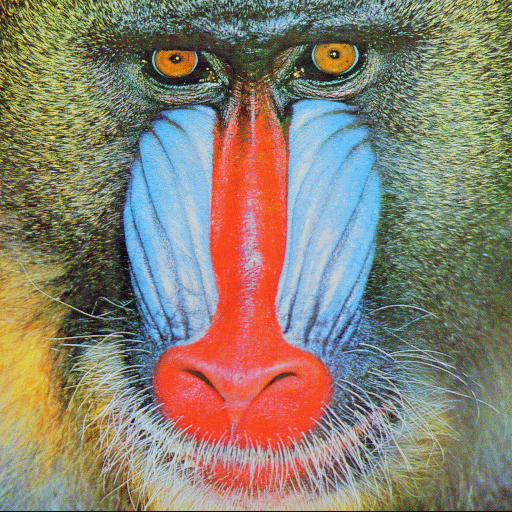
#> input picture content/DTC/Baboon.512.ppm, 512 x 512 px, found by its file name
$ jupyter execute --allow-errors TP2_cps_1.ipynb
#> lines starting #> are read from the running program, lines starting #| are printed output that depends on the picture
# RAISE.OSIA.IMAGE: ADVANCED PROCESSING

[cell 1]
import numpy as np
from skimage import io
import matplotlib.pyplot as plt
import matplotlib.image as mpimg
import pickle

### Instructions

This assignment is to be completed individually or in pairs. A report is expected and must be submitted to the designated repository in MLS by the end of the second slot on October 14 at 5 p.m.</br>
The expected document is a Notebook or code+pdf report, the evaluation will take into account:
- use the image processing tools covered in class,
- illustration of results with visualization tools,
- take a step back and analyze the results.

### Objectives

The objectives of this practical assignment are multiple:
- to develop a lossy image compression algorithm that offers the best compromise between compression ratio and distortion
- to use basic ML methods to classify images based on well chosen features

1. Starting from a series of images in PPM format, propose a unique algorithm that allows all these images to be compressed with loss
while controlling distortion.
    1. Helps:
        1. Color spaces don't have same dynamics, use `np.clip()`, `.astype(np.uint8)` $\dots$
        1. You can use the dct: `from scipy.fftpack import dct` the direct DCT is `type=2`, the inverse DCT is `type=3`, to be fully reversible use `norm="ortho"`. Don't forget DCT is separable!
        1. You must save your compressed image in binary file not using image file format (JPEG, PNG, otherwise you will recompress it), use pickle!
        1. Don't try to save floating point numbers, to have better coding (without using Huffman code for instance) use `np.int16` for 16 bit unsigned integer for instance
    1. Illustrates your parameters tuning with plots and compare it with JPEG compression,  compression rate (original image size/ compressed image size in bits) vs. distortion PSNR, $\dots$
        1. The byte size of a file can be computed using `os.path.getsize("/path/to/myfile")`

[cell 2]
import imageio.v3 as iio
from scipy.fftpack import dct, idct


# Leer imagen en formato PPM
image = io.imread("/content/Baboon.512.ppm")
#> image is the input picture: shape (512, 512, 3); mean R, G, B 137.3, 128.9, 113.1
img = np.array(image)
# Mostrarla
plt.imshow(img)
plt.axis("off")  # quitar ejes
plt.show()

Paso a formato YCbCr

[cell 3]
from skimage.color import rgb2ycbcr, ycbcr2rgb
img_ycbcr = rgb2ycbcr(img)
#> img_ycbcr: shape (512, 512, 3) float64; mean of channels 0, 1, 2 127.3, 119.8, 132.8
plt.imshow(img_ycbcr[:,:,0])
plt.axis('off')
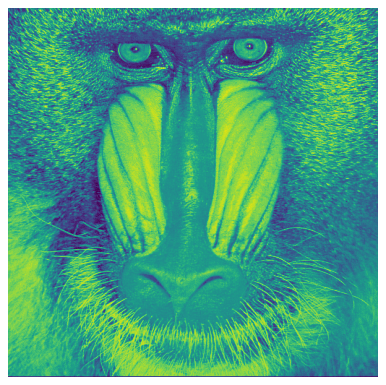
#> figure drawn by matplotlib, 1 panel

[cell 4]
from scipy.fftpack import dct, idct

def dct2(block):
    return dct(dct(block.T, norm='ortho', type=2).T,norm='ortho', type=2)

def idct2(block):
    return dct(dct(block.T, norm='ortho', type=3).T,norm='ortho', type=3)


# [24 lines left out: functions block_dct, block_idct, not called in this run]

def encoded_matrix_dct(channel, q, block_size=8):
  h, w = channel.shape
  dct_blocks = np.zeros_like(channel, dtype=np.float32)
  encoded_blocks= np.empty((h//block_size, w//block_size), dtype=object) # Changed from list to numpy array
  for i in range(0, h, block_size):
    encoded_line =[]
    for j in range(0, w, block_size):
        block = channel[i:i+block_size, j:j+block_size]
        block = block - 125
        dct_block = dct2(block)
        quantized_block = np.round(dct_block / q)
        dct_blocks[i:i+block_size, j:j+block_size] = quantized_block
        encoded_blocks[i//block_size, j//block_size] = encode_matrix(quantized_block) # Changed index to integer division

  return encoded_blocks

def encoded_matrix_idct(img, e_matrix, q, block_size=8):
  image = np.zeros_like(img)
  for i in range(e_matrix.shape[0]):
    for j in range(e_matrix.shape[1]):
      encoded_block = e_matrix[i:i+block_size, j:j+block_size]
      matriz_decoded = decode_matrix(e_matrix[i,j])
      dequantized_block = matriz_decoded * q
      image_block = idct2(dequantized_block)
      image_block = image_block + 128
      image[i*block_size:(i+1)*block_size, j*block_size:(j+1)*block_size] = image_block # Fixed indexing for image reconstruction
  return np.clip(image, 0, 255).astype(np.uint8)

# Fonctions pour encoder et décoder une matrice 8x8

[cell 5]
def zigzag(matrix):
    """
    Parcourt une matrice n x n en zigzag (diagonales alternées).
    Reçoit un tableau carré et renvoie un vecteur 1D avec les éléments
    dans l'ordre zigzag (en commençant par (0,0), (0,1), (1,0), ...).
    """
    a = np.asarray(matrix)
    if a.ndim != 2 or a.shape[0] != a.shape[1]:
        raise ValueError("La matriz debe ser cuadrada (n x n).")
    n = a.shape[0]
    out = []
    for s in range(2 * n - 1):
        if s % 2 == 0:
            i = min(s, n - 1)
            i_end = max(0, s - (n - 1))
            while i >= i_end:
                j = s - i
                out.append(a[i, j])
                i -= 1
        else:
            i = max(0, s - (n - 1))
            i_end = min(s, n - 1)
            while i <= i_end:
                j = s - i
                out.append(a[i, j])
                i += 1
    return np.array(out)
def inv_zigzag(vec, n=8):
    """
    Convertit un vecteur de longueur n*n en une matrice n x n en parcourant
    en zigzag le même ordre que la fonction `zigzag` précédente.
    """
    v = np.asarray(vec).ravel()
    if v.size != n*n:
        raise ValueError(f"El vector debe tener longitud {n*n}, tiene {v.size}.")
    out = np.empty((n, n), dtype=v.dtype)
    k = 0
    for s in range(2 * n - 1):
        if s % 2 == 0:
            i = min(s, n - 1)
            i_end = max(0, s - (n - 1))
            while i >= i_end:
                j = s - i
                out[i, j] = v[k]; k += 1
                i -= 1
        else:
            i = max(0, s - (n - 1))
            i_end = min(s, n - 1)
            while i <= i_end:
                j = s - i
                out[i, j] = v[k]; k += 1
                i += 1
    return out

[cell 6]
'''
- rle_encode: Cette fonction prend la matrice 8x8 et la code pour obtenir un vecteur de  tuples avec (valeur du nombre de zéros
derrière un nombre donné, le nombre lui-même). De plus, le dernier élément du tuple est EOB, qui indique que ce
qui suit n'est que des zéros.

-rle_decode:
'''
def rle_encode(vec):
  out = []
  run = 0
  for i in range(len(vec)):
      if vec[i] == 0:
          run += 1
      else:
          # output (run, value)
          out.append((run, int(vec[i])))
          run = 0
  if run>0:
      out.append(('EOB',))   # end-of-block marker
  return out

def rle_decode_ac(rle):
    ac = []
    for token in rle:
        if token[0]=='EOB':
            # fill remaining with zeros to reach 63
            while len(ac)<64:
                ac.append(0)
            break
        run, val = token
        ac += [0]*run
        ac.append(val)
    # if still short, pad with zeros
    ac += [0]* (64 - len(ac))
    return np.array(ac)

[cell 7]
def encode_matrix(matrix):
  vec = zigzag(matrix)
  encode = rle_encode(vec)
  return encode
def decode_matrix(encode):
  vec = rle_decode_ac(encode)
  decode = inv_zigzag(vec)
  return decode

[cell 8]
a =  np.array([
    [16, 11, 10, 16, 24, 40, 51, 61],
    [12, 12, 14, 19, 26, 58, 60, 55],
    [14, 13, 16, 24, 40, 57, 69, 56],
    [14, 17, 22, 29, 51, 87, 80, 62],
    [18, 22, 37, 56, 0, 0, 0, 0],
    [24, 35, 55, 64, 0, 0, 0, 0],
    [49, 64, 78, 87, 0, 0, 0, 0],
    [72, 92, 95, 5, 0, 0, 0, 0]
], dtype=np.int16)

vec = zigzag(a)
print(a)
encode = rle_encode(vec)
print(encode)
decode = rle_decode_ac(encode)

vec2 = inv_zigzag(decode)
print(vec2)

[cell 9]
from skimage.color import rgb2ycbcr, ycbcr2rgb
# [24 lines left out: function dtc_completo, not called in this run]

[cell 10]
from skimage.color import rgb2ycbcr, ycbcr2rgb
def dtc_completo2(img, q, nom, block_size=8):
  img_ycbcr = rgb2ycbcr(img)
  img_y = img_ycbcr[:,:,0]
  img_cb = img_ycbcr[:,:,1]
  img_cr = img_ycbcr[:,:,2]

  y_dct_coeficients = encoded_matrix_dct(img_y, q, block_size=8)


  y_decompressed = encoded_matrix_idct(img_y,y_dct_coeficients, q, block_size=8)

  cb_dct_coeficients = encoded_matrix_dct(img_cb, q, block_size=8)
  cb_decompressed = encoded_matrix_idct(img_cb, cb_dct_coeficients, q, block_size=8)

  cr_dct_coeficients = encoded_matrix_dct(img_cr, q, block_size=8)
  cr_decompressed = encoded_matrix_idct(img_cb, cr_dct_coeficients, q, block_size=8)

  new_ycbcr = np.zeros_like(img_ycbcr)
  new_ycbcr[:,:,0] = y_decompressed
  new_ycbcr[:,:,1] = cb_decompressed
  new_ycbcr[:,:,2] = cr_decompressed
  new_rgb = ycbcr2rgb(new_ycbcr)
  new_rgb = np.clip(new_rgb, 0, 1)
  new_rgb = (new_rgb * 255).astype(np.uint8)
  return new_rgb

[cell 11]
q_1 = np.zeros((8, 8), dtype=int)
for i in range(8):
  for j in range(8):
    q_1[i,j] = 100

new_1 = dtc_completo2(img, q_1,"q1", block_size=8)
#> in dtc_completo2, `img_y = img_ycbcr[:,:,0]`:
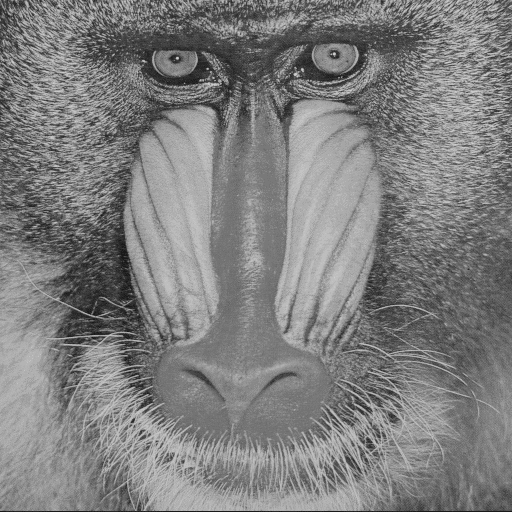
#> img_y: shape (512, 512) float64; min 25.04, max 206.7, mean 127.3
#> in dtc_completo2, `img_cb = img_ycbcr[:,:,1]`:
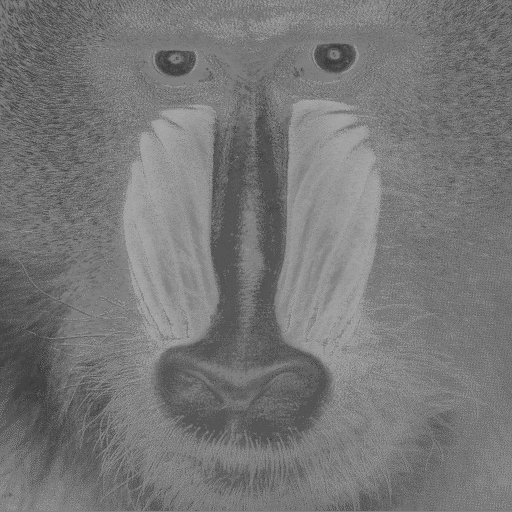
#> img_cb: shape (512, 512) float64; min 58.15, max 170.1, mean 119.8
#> in dtc_completo2, `img_cr = img_ycbcr[:,:,2]`:
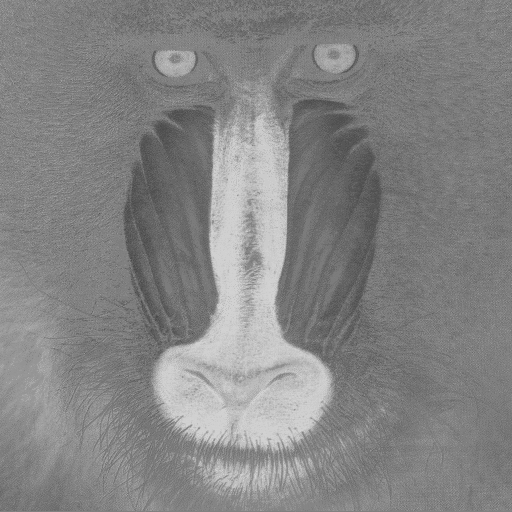
#> img_cr: shape (512, 512) float64; min 75.91, max 210.4, mean 132.8
#> after the loop in encoded_matrix_idct, `for i in range(e_matrix.shape[0]):`:
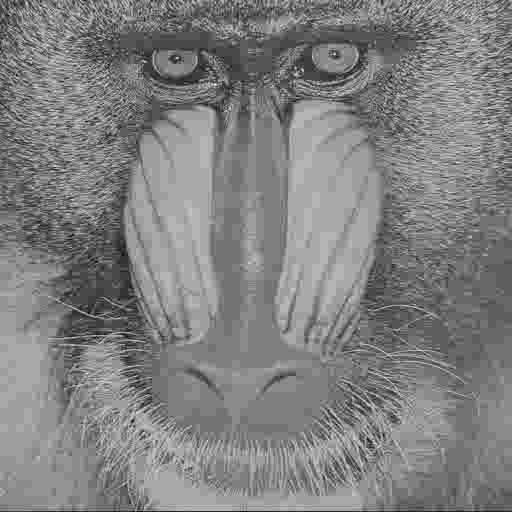
#> image: shape (512, 512) float64; min -21.24, max 279.6, mean 130.4; drawn with min black and max white
#> call 2 of encoded_matrix_dct, with q = array of shape (8, 8), block_size = 8
#> after the loop in encoded_matrix_dct (call 2), `for i in range(0, h, block_size):`:
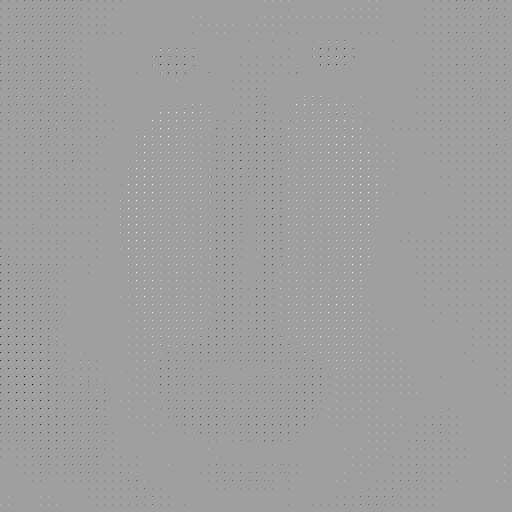
#> dct_blocks: shape (512, 512) float32; min -5, max 3, mean -0.00644; drawn with min black and max white
#> call 3 of encoded_matrix_dct, with q = array of shape (8, 8), block_size = 8
#> after the loop in encoded_matrix_dct (call 3), `for i in range(0, h, block_size):`:
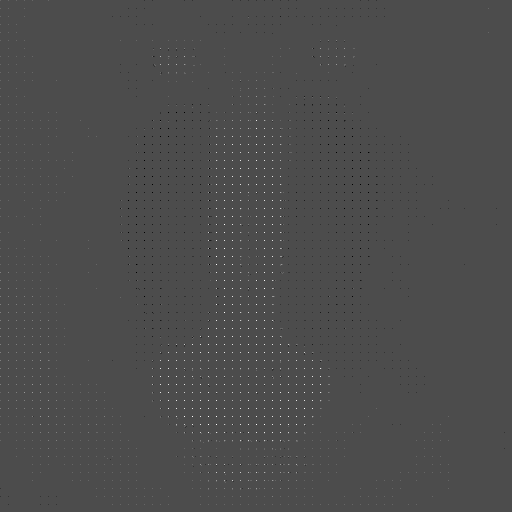
#> dct_blocks: shape (512, 512) float32; min -3, max 7, mean 0.00969; drawn with min black and max white
#> in dtc_completo2, `new_ycbcr[:,:,0] = y_decompressed`: new_ycbcr: shape (512, 512, 3) float64; mean of channels 0, 1, 2 130, 0, 0
#> in dtc_completo2, `new_ycbcr[:,:,1] = cb_decompressed`: new_ycbcr: shape (512, 512, 3) float64; mean of channels 0, 1, 2 130, 122.7, 0
#> in dtc_completo2, `new_ycbcr[:,:,2] = cr_decompressed`: new_ycbcr: shape (512, 512, 3) float64; mean of channels 0, 1, 2 130, 122.7, 135.5

[cell 12]
q_2 = np.zeros((8, 8), dtype=int)
for i in range(8):
  for j in range(8):
    q_2[i,j] = 10+5*i+5*j
new_2 = dtc_completo2(img, q_2, "q2", block_size=8)
#> call 2 of dtc_completo2, with q = array of shape (8, 8), nom = 'q2', block_size = 8
#> in dtc_completo2 (call 2), `new_ycbcr[:,:,0] = y_decompressed`: new_ycbcr: shape (512, 512, 3) float64; mean of channels 0, 1, 2 129.8, 0, 0
#> in dtc_completo2 (call 2), `new_ycbcr[:,:,1] = cb_decompressed`: new_ycbcr: shape (512, 512, 3) float64; mean of channels 0, 1, 2 129.8, 122.4, 0
#> in dtc_completo2 (call 2), `new_ycbcr[:,:,2] = cr_decompressed`: new_ycbcr: shape (512, 512, 3) float64; mean of channels 0, 1, 2 129.8, 122.4, 135.3
#> in dtc_completo2 (call 2), `new_rgb = ycbcr2rgb(new_ycbcr)`:
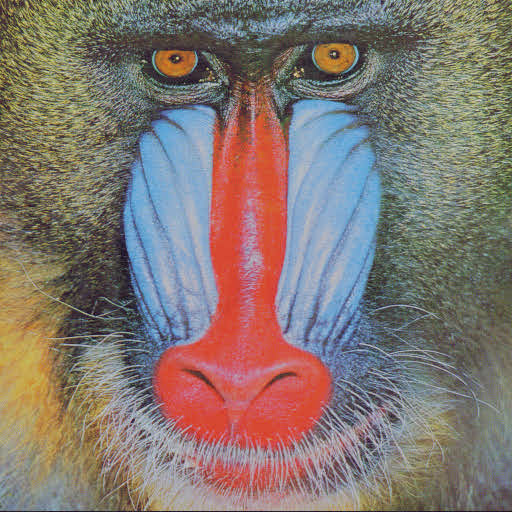
#> new_rgb: shape (512, 512, 3) float64; mean R, G, B 0.565, 0.505, 0.475; drawn with min black and max white
#> in dtc_completo2 (call 2), `new_rgb = np.clip(new_rgb, 0, 1)`:
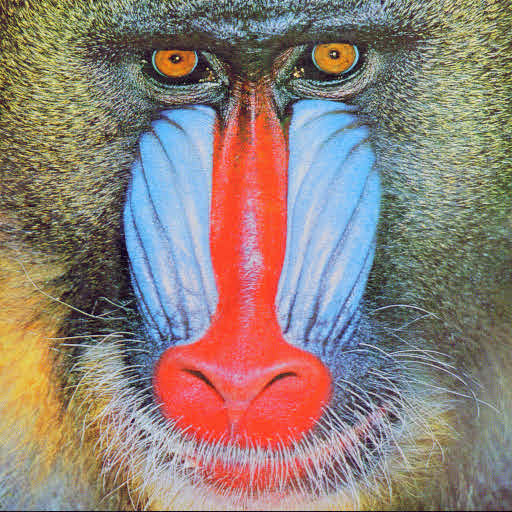
#> new_rgb: shape (512, 512, 3) float64; mean R, G, B 0.565, 0.505, 0.475

[cell 13]
q_jpeg =  np.array([
    [16, 11, 10, 16, 24, 40, 51, 61],
    [12, 12, 14, 19, 26, 58, 60, 55],
    [14, 13, 16, 24, 40, 57, 69, 56],
    [14, 17, 22, 29, 51, 87, 80, 62],
    [18, 22, 37, 56, 68, 109, 103, 77],
    [24, 35, 55, 64, 81, 104, 113, 92],
    [49, 64, 78, 87, 103, 121, 120, 101],
    [72, 92, 95, 98, 112, 100, 103, 99]
], dtype=np.int16)

new_jpeg = dtc_completo2(img, q_jpeg, "jpeg", block_size=8)
#> after the loop in encoded_matrix_dct (call 9), `for i in range(0, h, block_size):`:
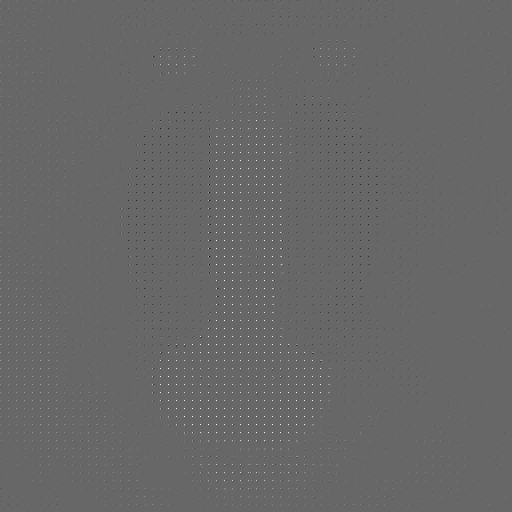
#> dct_blocks: shape (512, 512) float32; min -28, max 41, mean 0.1; drawn with min black and max white
#> in dtc_completo2 (call 3), `new_ycbcr[:,:,0] = y_decompressed`: new_ycbcr: shape (512, 512, 3) float64; mean of channels 0, 1, 2 129.8, 0, 0
#> in dtc_completo2 (call 3), `new_ycbcr[:,:,1] = cb_decompressed`: new_ycbcr: shape (512, 512, 3) float64; mean of channels 0, 1, 2 129.8, 122.3, 0
#> in dtc_completo2 (call 3), `new_ycbcr[:,:,2] = cr_decompressed`: new_ycbcr: shape (512, 512, 3) float64; mean of channels 0, 1, 2 129.8, 122.3, 135.3
